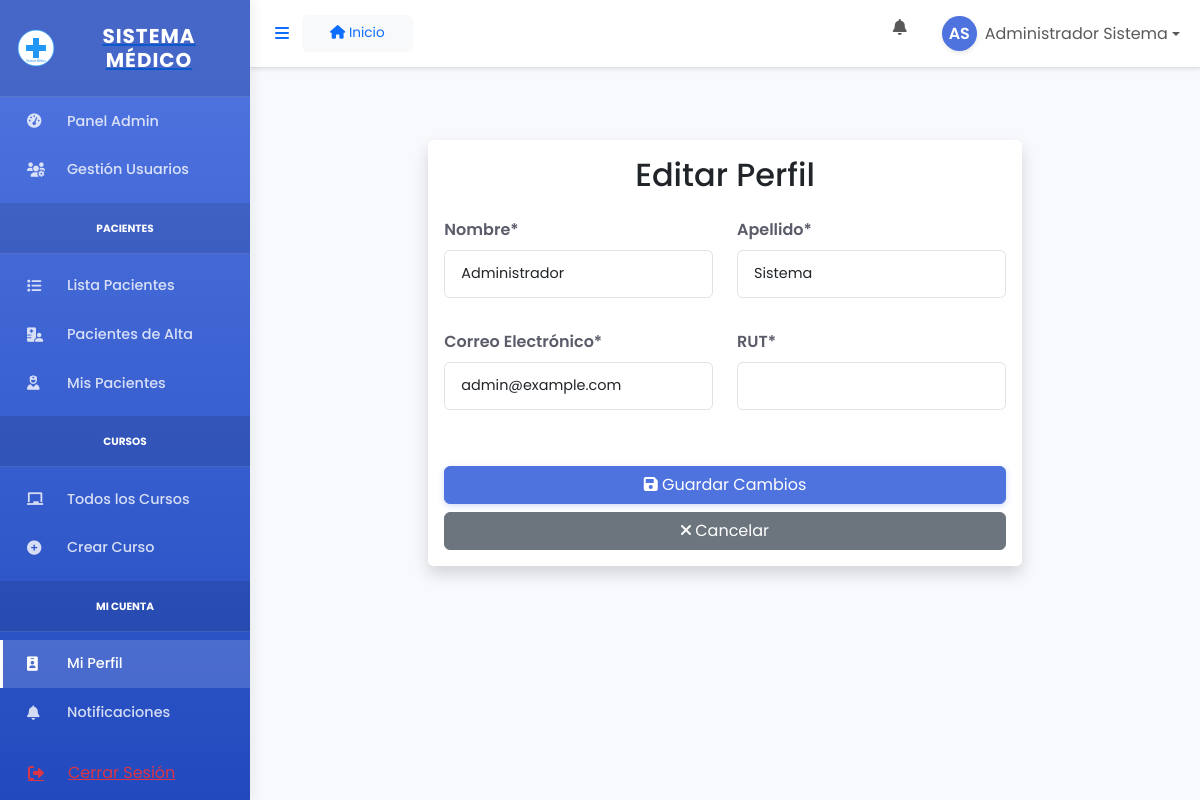
Screenshot of /usuarios/perfil/editar/ (signed in) with the database file from the repository.
### usuarios/models.py (models this page shows, shortened)
class Usuario(AbstractUser):
    ROLES = [
        ('administrador', 'Administrador'),
        ('docente', 'Docente'),
        ('estudiante', 'Estudiante'),
    ]
    rut = models.CharField(max_length=12, unique=True, null=True, blank=True, default='')
    rol = models.CharField(max_length=20, choices=ROLES, default='estudiante')
    activo = models.BooleanField(default=True)
    es_paciente = models.BooleanField(default=False)
    especialidad = models.CharField(max_length=100, blank=True, null=True)
    titulo_profesional = models.CharField(max_length=100, blank=True, null=True)
    anos_experiencia = models.IntegerField(default=0, blank=True, null=True)
    matricula = models.CharField(max_length=20, blank=True, null=True)
    ano_ingreso = models.IntegerField(blank=True, null=True)
    semestre_actual = models.IntegerField(blank=True, null=True)
    def get_initials(self):
        if self.first_name and self.last_name:
            return f"{self.first_name[0]}{self.last_name[0]}".upper()
        elif self.first_name:
            return self.first_name[0].upper()
        elif self.username:
            return self.username[0].upper()
        return "U"
    class Meta:
        verbose_name = 'Usuario'
        verbose_name_plural = 'Usuarios'
    def get_full_name(self):
        if self.first_name and self.last_name:
            return f"{self.first_name} {self.last_name}"
        return self.username

### usuarios/views.py (the view)
# urls.py: path('perfil/editar/', views.editar_perfil, name='editar_perfil'),
@login_required
def editar_perfil(request):
    if request.method == 'POST':
        form = EditarPerfilForm(request.POST, instance=request.user)
        if form.is_valid():
            usuario = form.save(commit=False)
            if usuario.rol == 'docente':
                usuario.especialidad = form.cleaned_data.get('especialidad') or ''
                usuario.titulo_profesional = form.cleaned_data.get('titulo_profesional') or ''
                usuario.anos_experiencia = form.cleaned_data.get('anos_experiencia') or 0
                usuario.matricula = None
                usuario.ano_ingreso = None
                usuario.semestre_actual = None
            elif usuario.rol == 'estudiante':
                usuario.matricula = form.cleaned_data.get('matricula') or ''
                usuario.ano_ingreso = form.cleaned_data.get('ano_ingreso')
                usuario.semestre_actual = form.cleaned_data.get('semestre_actual')
                usuario.especialidad = None
                usuario.titulo_profesional = None
                usuario.anos_experiencia = None
            usuario.save()
            messages.success(request, 'Perfil actualizado exitosamente')
            return redirect('perfil_usuario')
        else:
            messages.error(request, 'Por favor corrige los errores en el formulario')
            print("Form errors:", form.errors)  # Debug
    else:
        initial_data = {
            'first_name': request.user.first_name or '',
            'last_name': request.user.last_name or '',
            'email': request.user.email or '',
            'rut': request.user.rut or '',
        }
        if request.user.rol == 'docente':
            initial_data.update({
                'especialidad': request.user.especialidad or '',
                'titulo_profesional': request.user.titulo_profesional or '',
                'anos_experiencia': request.user.anos_experiencia or 0,
            })
        elif request.user.rol == 'estudiante':
            initial_data.update({
                'matricula': request.user.matricula or '',
                'ano_ingreso': request.user.ano_ingreso,
                'semestre_actual': request.user.semestre_actual,
            })
        form = EditarPerfilForm(instance=request.user, initial=initial_data)
    return render(request, 'usuarios/editar_perfil.html', {
        'form': form,
        'user': request.user
    })

### usuarios/templates/usuarios/editar_perfil.html (shortened to what this page needs)
{% extends 'base.html' %}
{% load crispy_forms_tags %}
{% block content %}
<div class="container mt-5">
    <div class="row justify-content-center">
        <div class="col-md-8">
            <div class="card shadow">
                <div class="card-body">
                    <h2 class="card-title text-center mb-4">Editar Perfil</h2>
                    <form method="post" novalidate>
                        <div class="row">
                            <div class="col-md-6 mb-3">
                                {{ form.first_name|as_crispy_field }}
                            </div>
                            <div class="col-md-6 mb-3">
                                {{ form.last_name|as_crispy_field }}
                            </div>
                        </div>
                        <div class="row">
                            <div class="col-md-6 mb-3">
                                {{ form.email|as_crispy_field }}
                            </div>
                            <div class="col-md-6 mb-3">
                                {{ form.rut|as_crispy_field }}
                            </div>
                        </div>
                        <div class="d-grid gap-2 mt-4">
                            <button type="submit" class="btn btn-primary">
                                <i class="fas fa-save"></i> Guardar Cambios
                            </button>
                            <a href="{% url 'perfil_usuario' %}" class="btn btn-secondary">
                                <i class="fas fa-times"></i> Cancelar
                            </a>
                        </div>
                    </form>
                </div>
            </div>
        </div>
    </div>
</div>
{% endblock %}

### templates/base.html (shortened to what this page needs)
{% load static %}
<!DOCTYPE html>
<html lang="es">
<head>
    <link href="https://cdn.jsdelivr.net/npm/bootstrap@5.3.0/dist/css/bootstrap.min.css" rel="stylesheet">
    <link href="https://cdnjs.cloudflare.com/ajax/libs/font-awesome/6.0.0/css/all.min.css" rel="stylesheet">
    <a href="" rel="stylesheet">
    <link href="{% static 'css/styles.css' %}" rel="stylesheet">
</head>
<body class="{% if request.session.tema_oscuro %}dark-mode{% endif %}">
    <div id="wrapper" class="d-flex">
        {% if user.is_authenticated %}
        <div id="sidebar-wrapper" class="border-right">
            <div class="sidebar-heading d-flex align-items-center justify-content-center py-4">
                <img src="{% static 'img/logo.svg' %}" alt="Logo" class="me-2" width="40">
                <h5 class="m-0 fw-bold">SISTEMA MÉDICO</h5>
            </div>
            <div class="list-group list-group-flush sidebar-menu">
                {% if user.rol == 'administrador' %}
                <a href="{% url 'admin_dashboard' %}" class="list-group-item list-group-item-action">
                    <div class="d-flex align-items-center">
                        <i class="fas fa-tachometer-alt me-3"></i>
                        <span>Panel Admin</span>
                    </div>
                </a>
                <a href="{% url 'lista_usuarios' %}" class="list-group-item list-group-item-action">
                    <div class="d-flex align-items-center">
                        <i class="fas fa-users-cog me-3"></i>
                        <span>Gestión Usuarios</span>
                    </div>
                </a>
                <div class="sidebar-heading sidebar-category my-2">
                    <small class="text-uppercase fw-bold">Pacientes</small>
                </div>
                <a href="{% url 'lista_pacientes' %}" class="list-group-item list-group-item-action">
                    <div class="d-flex align-items-center">
                        <i class="fas fa-list me-3"></i>
                        <span>Lista Pacientes</span>
                    </div>
                </a>
                <a href="{% url 'lista_pacientes_alta' %}" class="list-group-item list-group-item-action">
                    <div class="d-flex align-items-center">
                        <i class="fas fa-hospital-user me-3"></i>
                        <span>Pacientes de Alta</span>
                    </div>
                </a>
                <a href="{% url 'mis_pacientes' %}" class="list-group-item list-group-item-action">
                    <div class="d-flex align-items-center">
                        <i class="fas fa-user-nurse me-3"></i>
                        <span>Mis Pacientes</span>
                    </div>
                </a>
                <div class="sidebar-heading sidebar-category my-2">
                    <small class="text-uppercase fw-bold">Cursos</small>
                </div>
                <a href="{% url 'lista_cursos' %}" class="list-group-item list-group-item-action">
                    <div class="d-flex align-items-center">
                        <i class="fas fa-chalkboard me-3"></i>
                        <span>Todos los Cursos</span>
                    </div>
                </a>
                <a href="{% url 'crear_curso' %}" class="list-group-item list-group-item-action">
                    <div class="d-flex align-items-center">
                        <i class="fas fa-plus-circle me-3"></i>
                        <span>Crear Curso</span>
                    </div>
                </a>
                {% endif %}
                <div class="sidebar-heading sidebar-category my-2">
                    <small class="text-uppercase fw-bold">Mi Cuenta</small>
                </div>
                <a href="{% url 'perfil_usuario' %}" class="list-group-item list-group-item-action">
                    <div class="d-flex align-items-center">
                        <i class="fas fa-id-badge me-3"></i>
                        <span>Mi Perfil</span>
                    </div>
                </a>
                <a href="{% url 'mis_notificaciones' %}" class="list-group-item list-group-item-action">
                    <div class="d-flex align-items-center justify-content-between">
                        <div class="d-flex align-items-center">
                            <i class="fas fa-bell me-3"></i>
                            <span>Notificaciones</span>
                        </div>
                    </div>
                </a>
                <div class="mt-auto">
                    <form action="{% url 'logout' %}" method="post" class="list-group-item list-group-item-action logout-btn">
                        <button type="submit" class="btn btn-link text-danger w-100 text-start p-0">
                            <div class="d-flex align-items-center">
                                <i class="fas fa-sign-out-alt me-3"></i>
                                <span>Cerrar Sesión</span>
                            </div>
                        </button>
                    </form>
                </div>
            </div>
        </div>
        {% endif %}
        <div id="page-content-wrapper" class="flex-grow-1">
            <nav class="navbar navbar-expand-lg navbar-light bg-white border-bottom shadow-sm">
                <div class="container-fluid">
                    <button class="btn btn-link" id="menu-toggle">
                        <i class="fas fa-bars"></i>
                    </button>
                    <nav aria-label="breadcrumb" class="bg-light py-2 px-3 rounded">
                        <div class="container-fluid">
                            <ol class="breadcrumb mb-0">
                                <li class="breadcrumb-item">
                                    <a href="{% url 'dashboard' %}" class="text-decoration-none">
                                        <i class="fas fa-home"></i> Inicio
                                    </a>
                                </li>
                            </ol>
                        </div>
                    </nav>
                    {% if user.is_authenticated %}
                    <ul class="navbar-nav ms-auto">
                        <li class="nav-item dropdown me-3">
                            <a class="nav-link" href="#" id="notificationsDropdown" role="button"
                               data-bs-toggle="dropdown" aria-expanded="false">
                                <i class="fas fa-bell fa-fw"></i>
                            </a>
                        </li>
                        <li class="nav-item dropdown">
                            <a class="nav-link dropdown-toggle d-flex align-items-center" href="#" id="userDropdown" role="button"
                               data-bs-toggle="dropdown" aria-expanded="false">
                               <div class="avatar-circle me-2">
                                   <span class="initials">{{ user.get_initials }}</span>
                               </div>
                                <span class="d-none d-lg-inline">
                                    {{ user.get_full_name }}
                                </span>
                            </a>
                        </li>
                    </ul>
                    {% endif %}
                </div>
            </nav>
            <div class="container-fluid py-4">
                {% block content %}{% endblock %}
            </div>
        </div>
    </div>
</body>
</html>

### static/css/styles.css (style rules this page uses)
:root { --sidebar-width: 250px; --topbar-height: 4.375rem; --primary: #4e73df; --primary-dark: #2e59d9; --success: #1cc88a; --info: #36b9cc; --warning: #f6c23e; --danger: #e74a3b; --light: #f8f9fc; --dark: #5a5c69; --border-radius: 0.35rem; --box-shadow: 0 .15rem 1.75rem 0 rgba(58,59,69,.15); --transition-speed: 0.3s; }
body { font-family: 'Poppins', sans-serif; background-color: #f8f9fc; color: #444; }
#wrapper { min-height: 100vh; }
#sidebar-wrapper { min-height: 100vh; width: var(--sidebar-width); margin-left: calc(-1 * var(--sidebar-width)); transition: margin .25s ease-out; background-color: #4e73df; background-image: linear-gradient(180deg,#4e73df 10%,#224abe 100%); background-size: cover; z-index: 1; box-shadow: 5px 0 10px rgba(0,0,0,0.05); display: flex; flex-direction: column; }
#sidebar-wrapper .sidebar-heading { background-color: rgba(0,0,0,0.1); padding: 1rem; text-align: center; color: white; border-bottom: 1px solid rgba(255,255,255,0.1); }
#sidebar-wrapper .sidebar-heading h5 { color: white; font-weight: bold; margin: 0; letter-spacing: 1px; }
#sidebar-wrapper .list-group { width: var(--sidebar-width); flex-grow: 1; display: flex; flex-direction: column; }
#sidebar-wrapper .list-group-item { border: none; padding: 0.85rem 1.5rem; background-color: transparent; color: rgba(255, 255, 255, 0.8); border-left: 3px solid transparent; font-weight: 500; font-size: 0.9rem; transition: all var(--transition-speed) ease; }
#sidebar-wrapper .list-group-item.active { background-color: rgba(255, 255, 255, 0.15); color: white; border-left-color: white; }
.sidebar-category { color: rgba(255,255,255,0.6); font-size: 0.75rem; padding: 0.5rem 1.5rem 0.25rem; margin-top: 0.5rem; }
.logout-btn { margin-top: auto; border-top: 1px solid rgba(255,255,255,0.1); }
#page-content-wrapper { min-width: 100vw; background-color: #f8f9fc; }
@media (min-width: 768px) { #sidebar-wrapper { margin-left: 0; } }
@media (min-width: 768px) { #page-content-wrapper { min-width: 0; width: 100%; } }
.avatar-circle { width: 35px; height: 35px; background-color: var(--primary); border-radius: 50%; color: white; display: flex; align-items: center; justify-content: center; font-weight: 600; box-shadow: 0 2px 5px rgba(0,0,0,0.1); }
.avatar-circle .initials { font-size: 1rem; }
.card { border: none; border-radius: var(--border-radius); box-shadow: var(--box-shadow); transition: transform 0.3s ease-in-out; }
.btn-primary { background-color: var(--primary); border-color: var(--primary); box-shadow: 0 2px 6px rgba(78, 115, 223, 0.25); transition: all var(--transition-speed) ease; }
.breadcrumb { margin-bottom: 1.5rem; background-color: transparent; padding: 0; }
.breadcrumb-item { font-size: 0.85rem; }
#sidebar-wrapper .list-group-item { transition: all 0.2s ease-in-out; display: flex; align-items: center; }
#sidebar-wrapper .list-group-item i { margin-right: 0.75rem; transition: transform 0.2s ease-in-out; width: 1.5rem; }
.form-control { border-radius: 0.35rem; padding: 0.75rem 1rem; font-size: 0.9rem; }
.form-label { font-weight: 600; color: #5a5c69; margin-bottom: 0.5rem; }
body, .card, .navbar, .dropdown-menu, .list-group-item, .form-control, .table, .modal-content { transition: background-color 0.3s ease, color 0.3s ease, border-color 0.3s ease; }

### rows the page displays
Usuario: get_initials "AS", get_full_name "Administrador Sistema", first_name "Administrador", last_name "Sistema", email "admin@example.com"
